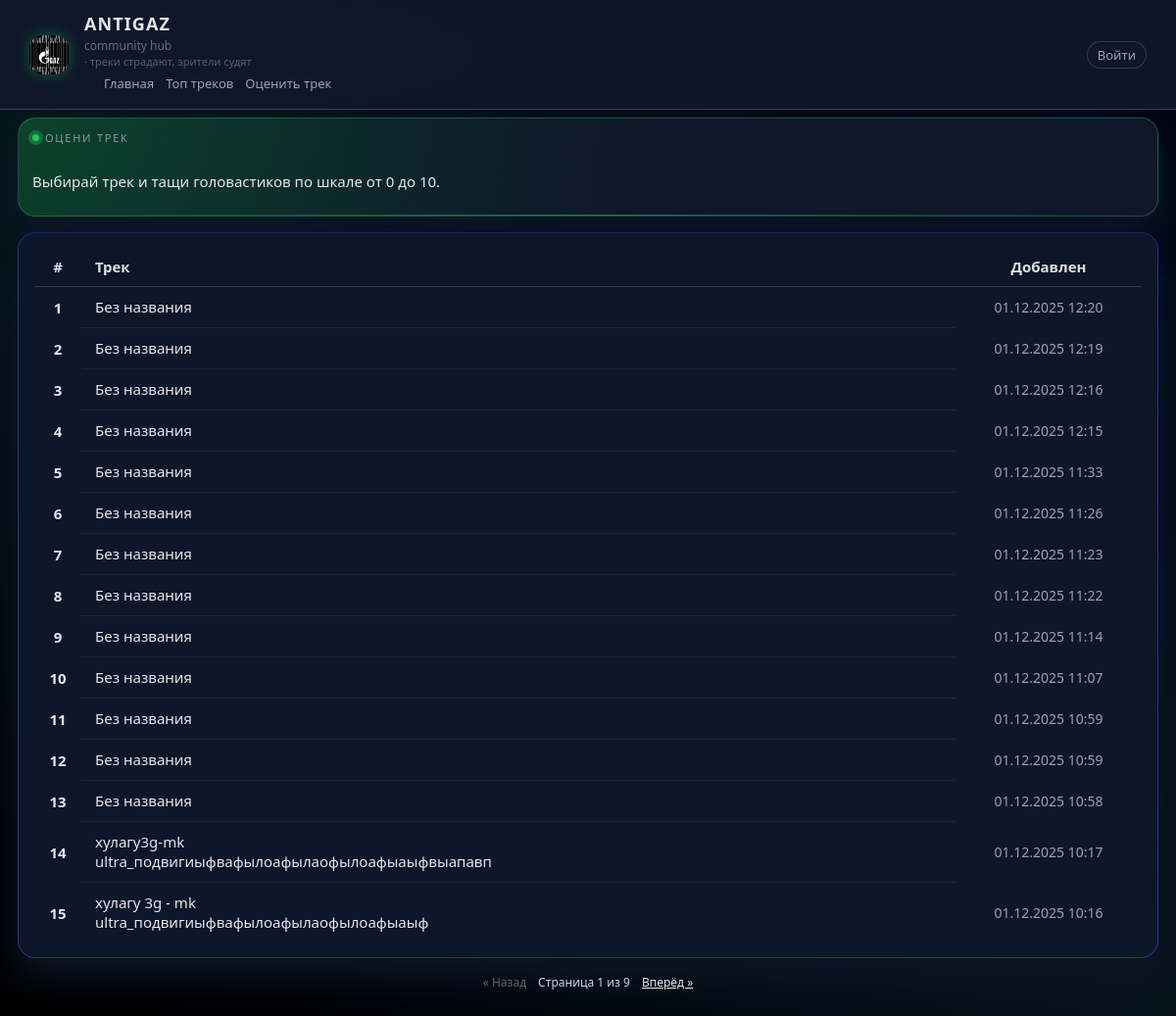
The app's page /viewers with its own data.
### app.py (models this page shows)
class Track(db.Model):
    __tablename__ = "tracks"
    id = db.Column(db.Integer, primary_key=True)
    name = db.Column(db.String(255), nullable=False)
    created_at = db.Column(db.DateTime, default=datetime.utcnow)
    is_deleted = db.Column(db.Boolean, nullable=False, default=False)

### app.py (the view)
@app.route("/viewers")
def viewers_page():
    page = request.args.get("page", 1)
    try:
        page = int(page)
    except (TypeError, ValueError):
        page = 1
    if page < 1:
        page = 1
    per_page = 15
    offset = (page - 1) * per_page
    query = Track.query.filter(Track.is_deleted.is_(False)).order_by(Track.created_at.desc(), Track.id.desc())
    total_tracks = query.count()
    tracks = query.offset(offset).limit(per_page).all()
    total_pages = max(1, (total_tracks + per_page - 1) // per_page)
    resp = make_response(
        render_template(
            "viewers.html",
            tracks=tracks,
            page=page,
            total_pages=total_pages,
            CRITERIA=CRITERIA,
        )
    )
    if not request.cookies.get(VIEWER_COOKIE_NAME):
        vid = _get_or_create_viewer_id()
        resp.set_cookie(
            VIEWER_COOKIE_NAME,
            vid,
            max_age=VIEWER_COOKIE_MAX_AGE,
            httponly=True,
            samesite="Lax",
        )
    return resp

### app.py (called while the page is built)
def _get_or_create_viewer_id():
    vid = request.cookies.get(VIEWER_COOKIE_NAME)
    if vid:
        return vid
    from uuid import uuid4
    return uuid4().hex

### templates/viewers.html (shortened to what this page needs)
{% extends "base.html" %}
{% block content %}
<div class="page-content">
    <section class="top-panel">
        <div class="top-panel-main">
            <div class="top-panel-label">Оцени трек</div>
            <p class="top-panel-subtext">
                Выбирай трек и тащи головастиков по шкале от 0 до 10.
            </p>
        </div>
    </section>
    <section class="top-list-section">
        <div class="top-table-card">
            <div class="top-table-wrapper">
            <div class="top-table-wrapper">
            <table class="top-table">
                <thead>
                <tr>
                    <th>#</th>
                    <th>Трек</th>
                    <th>Добавлен</th>
                </tr>
                </thead>
                <tbody>
                {% for t in tracks %}
                    <tr class="top-row viewer-track-row"
                        data-track-id="{{ t.id }}">
                        <td class="top-pos">{{ (page - 1) * 15 + loop.index }}</td>
                        <td class="top-name-cell">{{ t.name }}</td>
                        <td class="top-date-cell">
                            {% if t.created_at %}
                                {{ t.created_at.strftime("%d.%m.%Y %H:%M") }}
                            {% else %}
                                —
                            {% endif %}
                        </td>
                    </tr>
                {% endfor %}
                </tbody>
            </table>
        </div>
        </div>
        </div>
        <div class="pagination-row">
            {% if page > 1 %}
                <a class="page-link" href="{{ url_for('viewers_page', page=page-1) }}">« Назад</a>
            {% else %}
                <span class="page-link page-link-disabled">« Назад</span>
            {% endif %}
            <span class="page-info">Страница {{ page }} из {{ total_pages }}</span>
            {% if page < total_pages %}
                <a class="page-link" href="{{ url_for('viewers_page', page=page+1) }}">Вперёд »</a>
            {% else %}
                <span class="page-link page-link-disabled">Вперёд »</span>
            {% endif %}
        </div>
    </section>
</div>
{% endblock %}

### records on screen
Track: index "1", name "Без названия", created_at "01.12.2025 12:20"
Track: index "2", name "Без названия", created_at "01.12.2025 12:19"
Track: index "3", name "Без названия", created_at "01.12.2025 12:16"
Track: index "4", name "Без названия", created_at "01.12.2025 12:15"
Track: index "5", name "Без названия", created_at "01.12.2025 11:33"
Track: index "6", name "Без названия", created_at "01.12.2025 11:26"
Track: index "7", name "Без названия", created_at "01.12.2025 11:23"
Track: index "8", name "Без названия", created_at "01.12.2025 11:22"
Track: index "9", name "Без названия", created_at "01.12.2025 11:14"
Track: index "10", name "Без названия", created_at "01.12.2025 11:07"
Track: index "11", name "Без названия", created_at "01.12.2025 10:59"
Track: index "12", name "Без названия", created_at "01.12.2025 10:59"
Track: index "13", name "Без названия", created_at "01.12.2025 10:58"
Track: index "14", name "хулагу3g-mk…", created_at "01.12.2025 10:17"
Track: index "15", name "хулагу 3g - mk ultra_подвигиыфвафылоафылаофылоафыаыф", created_at "01.12.2025 10:16"

### other values on screen
{{ page }} "1"
{{ total_pages }} "9"
